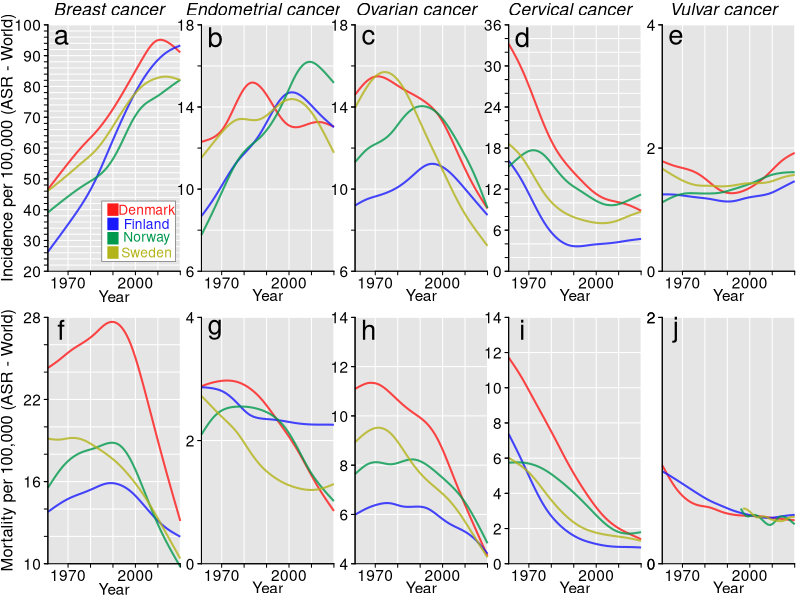

Write R code to recreate this figure.
rm(list=ls())
library(stringr)
library(dplyr)


# setting parameters for smoothing
spar=0.4
knot=12

# colors ---------------------------------------------------------

cola<-c(
  rgb(1,0.1,0.1,alpha=1),
  rgb(0.1,0.1,1,alpha=1),
  rgb(0, 0.6, 0.3,alpha=1),
  rgb(0.7,0.7,0.1,alpha=1))

colb<-c(
  rgb(1,0.1,0.1,alpha=0.2),
  rgb(0.1,0.1,1,alpha=0.2),
  rgb(0, 0.6, 0.3,alpha=0.2),
  rgb(0.7,0.7,0.1,alpha=0.2))

colc<-c(
  rgb(1,0.1,0.1,alpha=0.8),
  rgb(0.1,0.1,1,alpha=0.8),
  rgb(0, 0.6, 0.3,alpha=0.8),
  rgb(0.7,0.7,0.1,alpha=0.8))


# Data upload---------------------------------------------------------

## breast data ----------------------------------------------------------
breast_inc_mor<-read.csv("source_data/breast_inc_mor.csv",sep=",")
colnam<-breast_inc_mor[,1]
breast_inc_mor<-data.frame(t(breast_inc_mor))[-1,]
colnames(breast_inc_mor) <- colnam
breast_inc_mor$year <- 1943:2020
### Subseting years 1961-2020
breast_inc_mor<-breast_inc_mor[breast_inc_mor$year>1960,]
### Removing space character and converting characters to numbers
x=1;repeat{
breast_inc_mor[,x]<-str_trim(breast_inc_mor[,x])
breast_inc_mor[,x]<-as.numeric(breast_inc_mor[,x])
x=x+1;if(x>9){break}}
summary(breast_inc_mor)


## female genitals data ----------------------------------------------------------
fem_gen_inc_mor<-read.csv("source_data/fem_gen_inc_mor.csv",sep=",")
colnam<-fem_gen_inc_mor[,1]
fem_gen_inc_mor<-data.frame(t(fem_gen_inc_mor))[-1,]
colnames(fem_gen_inc_mor) <- colnam
fem_gen_inc_mor$year <- 1943:2020
### Subseting years 1961-2020
fem_gen_inc_mor<-fem_gen_inc_mor[fem_gen_inc_mor$year>1960,]
dim(fem_gen_inc_mor)
### Removing space character and converting characters to numbers
x=1;repeat{
  fem_gen_inc_mor[,x]<-str_trim(fem_gen_inc_mor[,x])
  fem_gen_inc_mor[,x]<-as.numeric(fem_gen_inc_mor[,x])
  x=x+1;if(x>9){break}}
summary(fem_gen_inc_mor)

## ovary data ----------------------------------------------------------
ovary_inc_mor<-read.csv("source_data/ovary_inc_mor.csv",sep=",")
colnam<-ovary_inc_mor[,1]
ovary_inc_mor<-data.frame(t(ovary_inc_mor))[-1,]
colnames(ovary_inc_mor) <- colnam
ovary_inc_mor$year <- 1943:2020
### Subseting years 1961-2020
ovary_inc_mor<-ovary_inc_mor[ovary_inc_mor$year>1960,]
### Removing space character and converting characters to numbers
x=1;repeat{
  ovary_inc_mor[,x]<-str_trim(ovary_inc_mor[,x])
  ovary_inc_mor[,x]<-as.numeric(ovary_inc_mor[,x])
  x=x+1;if(x>9){break}}
summary(ovary_inc_mor)

## corpus uteri data ----------------------------------------------------------
corut_inc_mor<-read.csv("source_data/corut_inc_mor.csv",sep=",")
colnam<-corut_inc_mor[,1]
corut_inc_mor<-data.frame(t(corut_inc_mor))[-1,]
colnames(corut_inc_mor) <- colnam
corut_inc_mor$year <- 1943:2020
### Subseting years 1961-2020
corut_inc_mor<-corut_inc_mor[corut_inc_mor$year>1960,]
### Removing space character and converting characters to numbers
x=1;repeat{
  corut_inc_mor[,x]<-str_trim(corut_inc_mor[,x])
  corut_inc_mor[,x]<-as.numeric(corut_inc_mor[,x])
  x=x+1;if(x>9){break}}
summary(corut_inc_mor)



## cervix uteri data ----------------------------------------------------------
cervix_inc_mor<-read.csv("source_data/cervix_inc_mor.csv",sep=",")
colnam<-cervix_inc_mor[,1]
cervix_inc_mor<-data.frame(t(cervix_inc_mor))[-1,]
colnames(cervix_inc_mor) <- colnam
cervix_inc_mor$year <- 1943:2020
### Subseting years 1961-2020
cervix_inc_mor<-cervix_inc_mor[cervix_inc_mor$year>1960,]
### Removing space character and converting characters to numbers
x=1;repeat{
  cervix_inc_mor[,x]<-str_trim(cervix_inc_mor[,x])
  cervix_inc_mor[,x]<-as.numeric(cervix_inc_mor[,x])
  x=x+1;if(x>9){break}}
summary(cervix_inc_mor)






# Plotting - incidence -------------------------
## General setting and titles of plots

m <- matrix(c(18,1,2, 3, 4, 5
              ,6, 8, 9,10,11,12
              ,7,13,14,15,16,17), nrow = 3, ncol =6 ,byrow = TRUE)
layout(mat = m,heights = c(0.025,0.975/2,0.975/2),
       widths = c(0.04,rep(0.96/5,5)))
par(mgp=c(1.6,0.62,0))
par(mar=c(0,0,0,0))


plot(NULL, axes=FALSE,xlab="",ylab="",xlim=c(-1,1),ylim=c(-0.85,0.85))
text(0,-0.2,"Breast cancer",cex=1.6,font=3,xpd=TRUE)

plot(NULL, axes=FALSE,xlab="",ylab="",xlim=c(-1,1),ylim=c(-0.85,0.85))
text(0,-0.2,"Endometrial cancer",cex=1.6,font=3,xpd=TRUE)

plot(NULL, axes=FALSE,xlab="",ylab="",xlim=c(-1,1),ylim=c(-0.85,0.85))
text(0,-0.2,"Ovarian cancer",cex=1.6,font=3,xpd=TRUE)

plot(NULL, axes=FALSE,xlab="",ylab="",xlim=c(-1,1),ylim=c(-0.85,0.85))
text(0,-0.2,"Cervical cancer",cex=1.6,font=3,xpd=TRUE)

plot(NULL, axes=FALSE,xlab="",ylab="",xlim=c(-1,1),ylim=c(-0.85,0.85))
text(0,-0.2,"Vulvar cancer",cex=1.6,font=3,xpd=TRUE)

par(mar=c(2,0,0,0))
plot(NULL, axes=FALSE,xlab="",ylab="",xlim=c(-1,1),
     ylim=c(0,1))
text(-0.5,0.5,"Incidence per 100,000 (ASR - World)",
     cex=1.5,srt=90)

par(mar=c(2,0,0,0))
plot(NULL, axes=FALSE,xlab="",ylab="",xlim=c(-1,1),
     ylim=c(0,1))
text(-0.5,0.5,"Mortality per 100,000 (ASR - World)",
     cex=1.5,srt=90)


## Plot of breast cancer ----------------
summary(breast_inc_mor)
par(mgp=c(0.1,0.5,0))
par(mar=c(2,0.8,0,0))

range<-c(20,100);scal<-range[2]-range[1]
xrange<-c(1961,2020)

plot(NULL,xlim=xrange,ylim=c(range[1],range[2]),xlab="",ylab=""
     ,las=1, axes=FALSE)
rect(xrange[1],range[2],xrange[2],range[1],col="grey90",border=NA)
x<-range[1]
repeat{
  lines(c(xrange[1],xrange[2]),c(x,x),col="white")
  x=x+2;if(x>range[2]){break}}

x<- round(xrange[1]+5,-1)
repeat{
  lines(c(x,x),c(range[1],range[2]),col="white")
  x=x+10;if(x>2020){break}}


data=breast_inc_mor;xx<-1
repeat{
smoothingSpline = smooth.spline(data$year, data[,xx], spar=spar, nknots=knot)
lines(smoothingSpline,col=colc[xx],lty=1,lwd=2,lend=1)
xx=xx+1;if(xx>4){break}}

axis(2,las=2,cex.axis=1.4,at=seq(range[1],range[2],by=2),
     labels=c(rep("",length(seq(range[1],range[2],by=2)))),
     pos=xrange[1],tck= -0.025)

axis(2,las=2,cex.axis=1.4,at=seq(range[1],range[2],by=10),
     pos=xrange[1],tck= -0.025)

axis(side=1,las=1,cex.axis=1.4,at=c(seq(round(xrange[1]+5,-1),2020,by=10)),pos=range[1],
     tck= -0.025)
lines(c(xrange[1],xrange[2]),c(range[1],range[1]))
title(xlab="Year", line=0.8, cex.lab=1.4,xpd=TRUE)
text(1967,range[2]-0.05*scal,"a",cex=2.5)

xx=1;yy=range[1]+scal*0.25
rect(1985,yy+0.035*scal,2017.9,yy-0.21*scal,col="white",border="grey50",lwd=0.8)
repeat{
  lines(c(1987.5,1992.5),c(yy,yy),lwd=12,col=cola[xx],lend=1)
  xx<-xx+1;yy=yy-(scal*0.058);if(xx>4){break}}


xx=1;yy=range[1]+scal*0.25
text(2005,yy,"Denmark",col=cola[xx],cex=1.25);xx=xx+1;yy=yy-(scal*0.058)
text(2005,yy,"Finland",col=cola[xx],cex=1.25);xx=xx+1;yy=yy-(scal*0.058)
text(2005,yy,"Norway",col=cola[xx],cex=1.25);xx=xx+1;yy=yy-(scal*0.058)
text(2005,yy,"Sweden",col=cola[xx],cex=1.25);xx=xx+1;yy=yy-(scal*0.058)


## Plot of corpus uteri cancer ------------------------------------
summary(corut_inc_mor)

range<-c(6,18);scal<-range[2]-range[1]
xrange<-c(1961,2020)

plot(NULL,xlim=xrange,ylim=c(range[1],range[2]),xlab="",ylab=""
     ,las=1, axes=FALSE)
rect(xrange[1],range[2],xrange[2],range[1],col="grey90",border=NA)
x<-range[1]
repeat{
  lines(c(xrange[1],xrange[2]),c(x,x),col="white")
  x=x+2;if(x>range[2]){break}}

x<- round(xrange[1]+5,-1)
repeat{
  lines(c(x,x),c(range[1],range[2]),col="white")
  x=x+10;if(x>2020){break}}


data=corut_inc_mor;xx<-1
repeat{
  smoothingSpline = smooth.spline(data$year, data[,xx], spar=spar, nknots=knot)
  lines(smoothingSpline,col=colc[xx],lty=1,lwd=2,lend=1)
  xx=xx+1;if(xx>4){break}}

axis(2,las=2,cex.axis=1.4,at=seq(range[1],range[2],by=2),
     labels=c(rep("",length(seq(range[1],range[2],by=2)))),
     pos=xrange[1],tck= -0.025)

axis(2,las=2,cex.axis=1.4,at=seq(range[1],range[2],by=4),
     pos=xrange[1],tck= -0.025)


axis(side=1,las=1,cex.axis=1.4,at=c(seq(round(xrange[1]+5,-1),2020,by=10)),pos=range[1],
     tck= -0.025)
lines(c(xrange[1],xrange[2]),c(range[1],range[1]))
title(xlab="Year", line=0.7, cex.lab=1.4,xpd=TRUE)
text(1967,range[2]-0.05*scal,"b",cex=2.5)





## Plot of ovarian and tubes cancer ------------------------------------
summary(ovary_inc_mor)

range<-c(6,18);scal<-range[2]-range[1]
xrange<-c(1961,2020)

plot(NULL,xlim=xrange,ylim=c(range[1],range[2]),xlab="",ylab=""
     ,las=1, axes=FALSE)
rect(xrange[1],range[2],xrange[2],range[1],col="grey90",border=NA)
x<-range[1]
repeat{
  lines(c(xrange[1],xrange[2]),c(x,x),col="white")
  x=x+2;if(x>range[2]){break}}

x<- round(xrange[1]+5,-1)
repeat{
  lines(c(x,x),c(range[1],range[2]),col="white")
  x=x+10;if(x>2020){break}}


data=ovary_inc_mor;xx<-1
repeat{
  smoothingSpline = smooth.spline(data$year, data[,xx], spar=spar, nknots=knot)
  lines(smoothingSpline,col=colc[xx],lty=1,lwd=2,lend=1)
  xx=xx+1;if(xx>4){break}}

axis(2,las=2,cex.axis=1.4,at=seq(range[1],range[2],by=2),
     labels=c(rep("",length(seq(range[1],range[2],by=2)))),
     pos=xrange[1],tck= -0.025)

axis(2,las=2,cex.axis=1.4,at=seq(range[1],range[2],by=4),
     pos=xrange[1],tck= -0.025)


axis(side=1,las=1,cex.axis=1.4,at=c(seq(round(xrange[1]+5,-1),2020,by=10)),pos=range[1],
     tck= -0.025)
lines(c(xrange[1],xrange[2]),c(range[1],range[1]))
title(xlab="Year", line=0.7, cex.lab=1.4,xpd=TRUE)
text(1967,range[2]-0.05*scal,"c",cex=2.5)

  




## Plot of cervix uteri cancer ------------------------------------
summary(cervix_inc_mor)

range<-c(0,36);scal<-range[2]-range[1]
xrange<-c(1961,2020)

plot(NULL,xlim=xrange,ylim=c(range[1],range[2]),xlab="",ylab=""
     ,las=1, axes=FALSE)
rect(xrange[1],range[2],xrange[2],range[1],col="grey90",border=NA)
x<-range[1]
repeat{
  lines(c(xrange[1],xrange[2]),c(x,x),col="white")
  x=x+2;if(x>range[2]){break}}

x<- round(xrange[1]+5,-1)
repeat{
  lines(c(x,x),c(range[1],range[2]),col="white")
  x=x+10;if(x>2020){break}}


data=cervix_inc_mor;xx<-1
repeat{
  smoothingSpline = smooth.spline(data$year, data[,xx], spar=spar, nknots=knot)
  lines(smoothingSpline,col=colc[xx],lty=1,lwd=2,lend=1)
  xx=xx+1;if(xx>4){break}}

axis(2,las=2,cex.axis=1.4,at=seq(range[1],range[2],by=2),
     labels=c(rep("",length(seq(range[1],range[2],by=2)))),
     pos=xrange[1],tck= -0.025)

axis(2,las=2,cex.axis=1.4,at=seq(range[1],range[2],by=6),
     pos=xrange[1],tck= -0.025)


axis(side=1,las=1,cex.axis=1.4,at=c(seq(round(xrange[1]+5,-1),2020,by=10)),pos=range[1],
     tck= -0.025)
lines(c(xrange[1],xrange[2]),c(range[1],range[1]))
title(xlab="Year", line=0.7, cex.lab=1.4,xpd=TRUE)
text(1967,range[2]-0.05*scal,"d",cex=2.5)






## Plot of female genitals cancer ------------------------------------
summary(fem_gen_inc_mor)

range<-c(0,4);scal<-range[2]-range[1]
xrange<-c(1961,2020)

plot(NULL,xlim=xrange,ylim=c(range[1],range[2]),xlab="",ylab=""
     ,las=1, axes=FALSE)
rect(xrange[1],range[2],xrange[2],range[1],col="grey90",border=NA)
x<-range[1]
repeat{
  lines(c(xrange[1],xrange[2]),c(x,x),col="white")
  x=x+2;if(x>range[2]){break}}

x<- round(xrange[1]+5,-1)
repeat{
  lines(c(x,x),c(range[1],range[2]),col="white")
  x=x+10;if(x>2020){break}}


data=fem_gen_inc_mor;xx<-1
repeat{
  smoothingSpline = smooth.spline(data$year, data[,xx], spar=spar, nknots=knot)
  lines(smoothingSpline,col=colc[xx],lty=1,lwd=2,lend=1)
  xx=xx+1;if(xx>4){break}}

axis(2,las=2,cex.axis=1.4,at=seq(range[1],range[2],by=2),
     labels=c(rep("",length(seq(range[1],range[2],by=2)))),
     pos=xrange[1],tck= -0.025)

axis(2,las=2,cex.axis=1.4,at=seq(range[1],range[2],by=2),
     pos=xrange[1],tck= -0.025)


axis(side=1,las=1,cex.axis=1.4,at=c(seq(round(xrange[1]+5,-1),2020,by=10)),pos=range[1],
     tck= -0.025)
lines(c(xrange[1],xrange[2]),c(range[1],range[1]))
title(xlab="Year", line=0.7, cex.lab=1.4,xpd=TRUE)
text(1967,range[2]-0.05*scal,"e",cex=2.5)








# Plotting - mortality-------------------
## Plot of breast cancer ----------------
summary(breast_inc_mor)

range<-c(10,28);scal<-range[2]-range[1]
xrange<-c(1961,2020)

plot(NULL,xlim=xrange,ylim=c(range[1],range[2]),xlab="",ylab=""
     ,las=1, axes=FALSE)
rect(xrange[1],range[2],xrange[2],range[1],col="grey90",border=NA)
x<-range[1]
repeat{
  lines(c(xrange[1],xrange[2]),c(x,x),col="white")
  x=x+2;if(x>range[2]){break}}

x<- round(xrange[1]+5,-1)
repeat{
  lines(c(x,x),c(range[1],range[2]),col="white")
  x=x+10;if(x>2020){break}}


data=breast_inc_mor;xx<-5
repeat{
  smoothingSpline = smooth.spline(data$year, data[,xx], spar=spar, nknots=knot)
  lines(smoothingSpline,col=colc[xx-4],lty=1,lwd=2,lend=1)
  xx=xx+1;if(xx>8){break}}

axis(2,las=2,cex.axis=1.4,at=seq(range[1],range[2],by=2),
     labels=c(rep("",length(seq(range[1],range[2],by=2)))),
     pos=xrange[1],tck= -0.025)

axis(2,las=2,cex.axis=1.4,at=seq(range[1],range[2],by=6),
     pos=xrange[1],tck= -0.025)

axis(side=1,las=1,cex.axis=1.4,at=c(seq(round(xrange[1]+5,-1),2020,by=10)),pos=range[1],
     tck= -0.025)
lines(c(xrange[1],xrange[2]),c(range[1],range[1]))
title(xlab="Year", line=0.8, cex.lab=1.4,xpd=TRUE)
text(1967,range[2]-0.05*scal,"f",cex=2.5)


## Plot of corpus uteri cancer ------------------------------------
summary(corut_inc_mor)
range<-c(0,4);scal<-range[2]-range[1]
xrange<-c(1961,2020)

plot(NULL,xlim=xrange,ylim=c(range[1],range[2]),xlab="",ylab=""
     ,las=1, axes=FALSE)
rect(xrange[1],range[2],xrange[2],range[1],col="grey90",border=NA)
x<-range[1]
repeat{
  lines(c(xrange[1],xrange[2]),c(x,x),col="white")
  x=x+2;if(x>range[2]){break}}

x<- round(xrange[1]+5,-1)
repeat{
  lines(c(x,x),c(range[1],range[2]),col="white")
  x=x+10;if(x>2020){break}}


xx<-5
repeat{
  data=corut_inc_mor
  data=data[,c(xx,9)]
  data=na.omit(data)
  smoothingSpline = smooth.spline(data[,2], data[,1], spar=spar, nknots=knot)
  lines(smoothingSpline,col=colc[xx-4],lty=1,lwd=2,lend=1)
  xx=xx+1;if(xx>8){break}}

axis(2,las=2,cex.axis=1.4,at=seq(range[1],range[2],by=2),
     labels=c(rep("",length(seq(range[1],range[2],by=2)))),
     pos=xrange[1],tck= -0.025)

axis(2,las=2,cex.axis=1.4,at=seq(range[1],range[2],by=2),
     pos=xrange[1],tck= -0.025)


axis(side=1,las=1,cex.axis=1.4,at=c(seq(round(xrange[1]+5,-1),2020,by=10)),pos=range[1],
     tck= -0.025)
lines(c(xrange[1],xrange[2]),c(range[1],range[1]))
title(xlab="Year", line=0.7, cex.lab=1.4,xpd=TRUE)
text(1967,range[2]-0.05*scal,"g",cex=2.5)




## Plot of ovarian and tubes cancer ------------------------------------
summary(ovary_inc_mor)


range<-c(4,14);scal<-range[2]-range[1]
xrange<-c(1961,2020)

plot(NULL,xlim=xrange,ylim=c(range[1],range[2]),xlab="",ylab=""
     ,las=1, axes=FALSE)
rect(xrange[1],range[2],xrange[2],range[1],col="grey90",border=NA)
x<-range[1]
repeat{
  lines(c(xrange[1],xrange[2]),c(x,x),col="white")
  x=x+2;if(x>range[2]){break}}

x<- round(xrange[1]+5,-1)
repeat{
  lines(c(x,x),c(range[1],range[2]),col="white")
  x=x+10;if(x>2020){break}}

xx<-5
repeat{
  data=ovary_inc_mor
  data=data[,c(xx,9)]
  data=na.omit(data)
  smoothingSpline = smooth.spline(data[,2], data[,1], spar=spar, nknots=knot)
  lines(smoothingSpline,col=colc[xx-4],lty=1,lwd=2,lend=1)
  xx=xx+1;if(xx>8){break}}

axis(2,las=2,cex.axis=1.4,at=seq(range[1],range[2],by=2),
     labels=c(rep("",length(seq(range[1],range[2],by=2)))),
     pos=xrange[1],tck= -0.025)

axis(2,las=2,cex.axis=1.4,at=seq(range[1],range[2],by=2),
     pos=xrange[1],tck= -0.025)


axis(side=1,las=1,cex.axis=1.4,at=c(seq(round(xrange[1]+5,-1),2020,by=10)),pos=range[1],
     tck= -0.025)
lines(c(xrange[1],xrange[2]),c(range[1],range[1]))
title(xlab="Year", line=0.7, cex.lab=1.4,xpd=TRUE)
text(1967,range[2]-0.05*scal,"h",cex=2.5)






## Plot of cervix uteri cancer ------------------------------------
summary(cervix_inc_mor)

range<-c(0,14);scal<-range[2]-range[1]
xrange<-c(1961,2020)

plot(NULL,xlim=xrange,ylim=c(range[1],range[2]),xlab="",ylab=""
     ,las=1, axes=FALSE)
rect(xrange[1],range[2],xrange[2],range[1],col="grey90",border=NA)
x<-range[1]
repeat{
  lines(c(xrange[1],xrange[2]),c(x,x),col="white")
  x=x+2;if(x>range[2]){break}}

x<- round(xrange[1]+5,-1)
repeat{
  lines(c(x,x),c(range[1],range[2]),col="white")
  x=x+10;if(x>2020){break}}

xx<-5
repeat{
  data=cervix_inc_mor
  data=data[,c(xx,9)]
  data=na.omit(data)
  smoothingSpline = smooth.spline(data[,2], data[,1], spar=spar, nknots=knot)
  lines(smoothingSpline,col=colc[xx-4],lty=1,lwd=2,lend=1)
  xx=xx+1;if(xx>8){break}}

axis(2,las=2,cex.axis=1.4,at=seq(range[1],range[2],by=2),
     labels=c(rep("",length(seq(range[1],range[2],by=2)))),
     pos=xrange[1],tck= -0.025)

axis(2,las=2,cex.axis=1.4,at=seq(range[1],range[2],by=2),
     pos=xrange[1],tck= -0.025)


axis(side=1,las=1,cex.axis=1.4,at=c(seq(round(xrange[1]+5,-1),2020,by=10)),pos=range[1],
     tck= -0.025)
lines(c(xrange[1],xrange[2]),c(range[1],range[1]))
title(xlab="Year", line=0.7, cex.lab=1.4,xpd=TRUE)
text(1967,range[2]-0.05*scal,"i",cex=2.5)


## Plot of female genitals cancer ------------------------------------
### WARNING! Due to bag in NORDCAN database (Denmark mortality data in 1969
### for some female cancers), the nonsense data were removed from table
### and code here was slightly modified compared to previous.
### The bug was reported to NORDCAN secretary on 7th of November, 2022

summary(fem_gen_inc_mor)

range<-c(0,2);scal<-range[2]-range[1]
xrange<-c(1961,2020)

plot(NULL,xlim=xrange,ylim=c(range[1],range[2]),xlab="",ylab=""
     ,las=1, axes=FALSE)
rect(xrange[1],range[2],xrange[2],range[1],col="grey90",border=NA)
x<-range[1]
repeat{
  lines(c(xrange[1],xrange[2]),c(x,x),col="white")
  x=x+2;if(x>range[2]){break}}

x<- round(xrange[1]+5,-1)
repeat{
  lines(c(x,x),c(range[1],range[2]),col="white")
  x=x+10;if(x>2020){break}}

xx<-5
repeat{
  data=fem_gen_inc_mor
  data=data[,c(xx,9)]
  data=na.omit(data)
  smoothingSpline = smooth.spline(data[,2], data[,1], spar=spar, nknots=knot)
  lines(smoothingSpline,col=colc[xx-4],lty=1,lwd=2,lend=1)
  xx=xx+1;if(xx>8){break}}

axis(2,las=2,cex.axis=1.4,at=seq(range[1],range[2],by=2),
     labels=c(range[1], rep("",length(seq(range[1],range[2],by=2))-2),range[2]),
     pos=xrange[1],tck= -0.025)
axis(2,las=2,cex.axis=1.4,at=c(range[1],range[2]),pos=xrange[1],tck= -0.025)
axis(side=1,las=1,cex.axis=1.4,at=c(seq(round(xrange[1]+5,-1),2020,by=10)),pos=range[1],
     tck= -0.025)
lines(c(xrange[1],xrange[2]),c(range[1],range[1]))
title(xlab="Year", line=0.7, cex.lab=1.4,xpd=TRUE)
text(1967,range[2]-0.05*scal,"j",cex=2.5)



